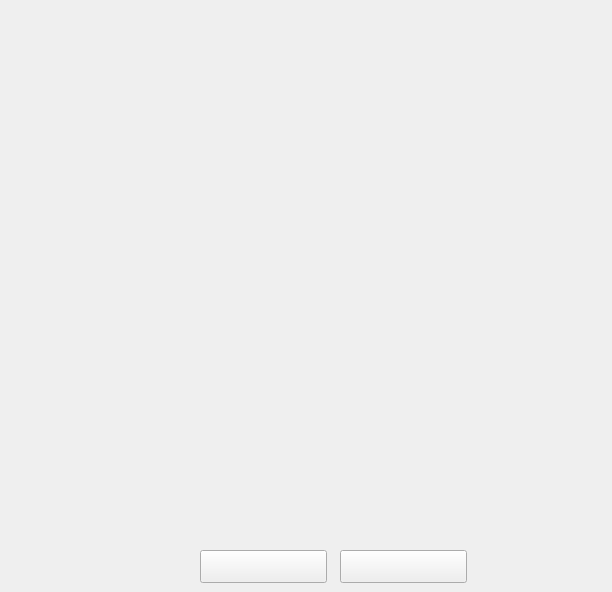
      <widget class="QWidget" name="page_settings">
       <property name="styleSheet">
        <string notr="true">border-image: url(:/Resources/whiteBG.png);</string>
       </property>
       <widget class="QPushButton" name="button_open_cam">
        <property name="geometry">
         <rect>
          <x>200</x>
          <y>550</y>
          <width>127</width>
          <height>33</height>
         </rect>
        </property>
        <property name="styleSheet">
         <string notr="true">QPushButton{
border-image: url(:/Resources/openCam.png);
background-repeat: none;
}

QPushButton:hover{
border-image: url(:/Resources/openCamPressed.png);
}

QPushButton:pressed{
border-image: url(:/Resources/openCamPressed.png);
}x</string>
        </property>
        <property name="text">
         <string/>
        </property>
       </widget>
       <widget class="QPushButton" name="button_capture">
        <property name="geometry">
         <rect>
          <x>340</x>
          <y>550</y>
          <width>127</width>
          <height>33</height>
         </rect>
        </property>
        <property name="styleSheet">
         <string notr="true">QPushButton{
border-image: url(:/Resources/capture.png);
background-repeat: none;
}

QPushButton:hover{
border-image: url(:/Resources/capturePressed.png);
}

QPushButton:pressed{
border-image: url(:/Resources/capturePressed.png);
}x</string>
        </property>
        <property name="text">
         <string/>
        </property>
       </widget>
       <widget class="QLabel" name="camLabel_2">
        <property name="geometry">
         <rect>
          <x>70</x>
          <y>250</y>
          <width>533</width>
          <height>260</height>
         </rect>
        </property>
        <property name="styleSheet">
         <string notr="true">border-image: url(:/Resources/darkBlackBG.png);</string>
        </property>
        <property name="text">
         <string/>
        </property>
       </widget>
      </widget>
